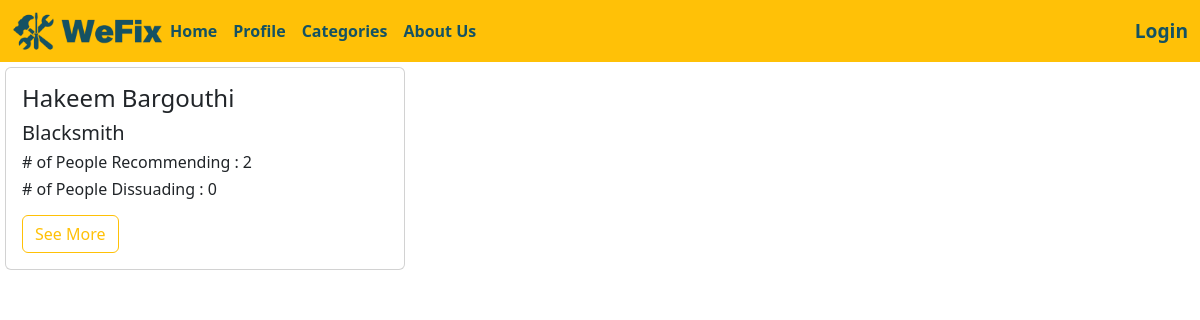
The page /category/1 on the database as committed earlier.
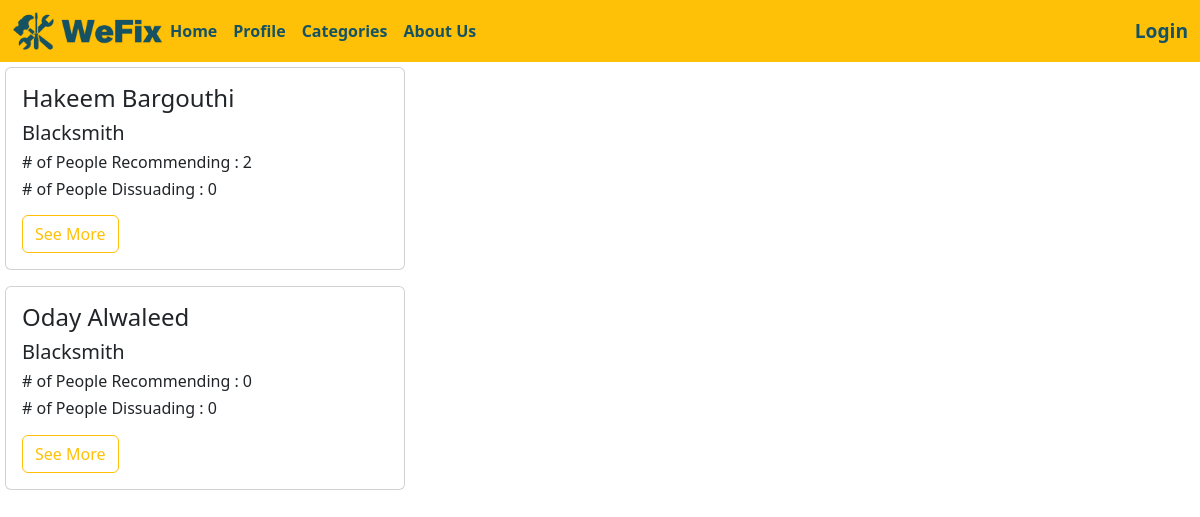
The same page on the database as committed later.
### main_app/models.py (models this page shows)
class Freelancer(models.Model):
    first_name = models.CharField(max_length=45)
    last_name = models.CharField(max_length=45)
    phone_number = models.CharField(max_length=10)
    experience = models.PositiveIntegerField(default=0)
    category = models.ForeignKey(Category , related_name="freelancers" , on_delete=models.DO_NOTHING )
    users_who_like = models.ManyToManyField(User, related_name='liked_freelancer')
    users_who_dislike = models.ManyToManyField(User, related_name='disliked_freelancer')
    created_at = models.DateTimeField(auto_now_add=True)
    updated_at = models.DateTimeField(auto_now=True)
    objects = FreelancerManager()

class Category(models.Model):
    name = models.CharField(max_length=45)
    image = models.CharField(max_length=255 , default='yes')

### main_app/views.py (the view)
def list_cat(request , id):
    context = {
    "all_cats":models.list_cat_models(id)
    }
    return render (request , "list-cat.html" , context)

### main_app/models.py (called while the page is built)
def list_cat_models(id):
    return Freelancer.objects.filter(category = Category.objects.get(id=id))

### main_app/templates/list-cat.html (shortened to what this page needs)
<!doctype html>
<html lang="en">
<head>
    {%load static%}
    <link rel="stylesheet" href="{% static 'css/style.css' %}">
    <link href="https://cdn.jsdelivr.net/npm/bootstrap@5.3.0/dist/css/bootstrap.min.css" rel="stylesheet"
>
</head>
<body>
    <nav class="navbar navbar-expand-lg bg-warning">
        <div class="container-fluid">
            <a href="/"><img class="logo-img" src="{% static 'img/logo.png' %}" alt="logo"></a>
            <div class="collapse navbar-collapse" id="navbarSupportedContent">
                {% if request.session.userid == 1 %}
                <ul class="navbar-nav me-auto mb-2 mb-lg-0">
                    <li class="nav-item">
                        <a id="nav-link" class="nav-link active" aria-current="page" href="/">Home</a>
                    </li>
                    <li class="nav-item">
                        <a id="nav-link" class="nav-link active" aria-current="page" href="/profile">Profile</a>
                    </li>
                    <li class="nav-item">
                        <a id="nav-link" class="nav-link active" aria-current="page" href="/category">Categories</a>
                    </li>
                    <li class="nav-item">
                        <a id="nav-link" class="nav-link active" aria-current="page" href="/userslist">Users List</a>
                    </li>
                    <li class="nav-item">
                        <a id="nav-link" class="nav-link active" aria-current="page" href="/registerfreelancer">Add
                            Freelancer</a>
                    </li>
                    <li class="nav-item">
                        <a id="nav-link" class="nav-link active" aria-current="page" href="/showfreelancer">Freelancers
                            List</a>
                    </li>
                    <li class="nav-item">
                        <a id="nav-link" class="nav-link active" aria-current="page" href="#">About Us</a>
                    </li>
                </ul>
                {%else%}
                <ul class="navbar-nav me-auto mb-2 mb-lg-0">
                    <li class="nav-item">
                        <a id="nav-link" class="nav-link active" aria-current="page" href="/">Home</a>
                    </li>
                    <li class="nav-item">
                        <a id="nav-link" class="nav-link active" aria-current="page" href="/profile">Profile</a>
                    </li>
                    <li class="nav-item">
                        <a id="nav-link" class="nav-link active" aria-current="page" href="/category">Categories</a>
                    </li>
                    <li class="nav-item">
                        <a id="nav-link" class="nav-link active" aria-current="page" href="#">About Us</a>
                    </li>
                </ul>
                {%endif%}
                {%if request.session.userid%}
                <a href="/logout" class="log-in">Log Out</a>
                {%else%}
                <a href="/log-in" class="log-in">Login</a>
                {%endif%}
            </div>
        </div>
    </nav>
    <div>
        {% for cat in all_cats %}
        <div class="card mb-3" style="max-width: 400px;">
            <div class="row g-0">
                <div class="col-md-8">
                    <div class="card-body">
                        <h4 class="card-title">{{cat.first_name}} {{cat.last_name}}</h4>
                        <h5>{{cat.category.name}}</h5>
                        <h6># of People Recommending : {{cat.users_who_like.count}}</h6>
                        <h6># of People Dissuading : {{cat.users_who_dislike.count}}</h6>
                        <a class="btn btn-outline-warning" href="/freedetails/{{cat.id}}">See More</a>
                    </div>
                </div>
            </div>
        </div>
        {% endfor %}
    </div>
</body>
</html>

Rows that differ between the two databases and show on the page:
added Freelancer: first_name "Oday", last_name "Alwaleed", category.name "Blacksmith", users_who_like.count "0", users_who_dislike.count "0"
